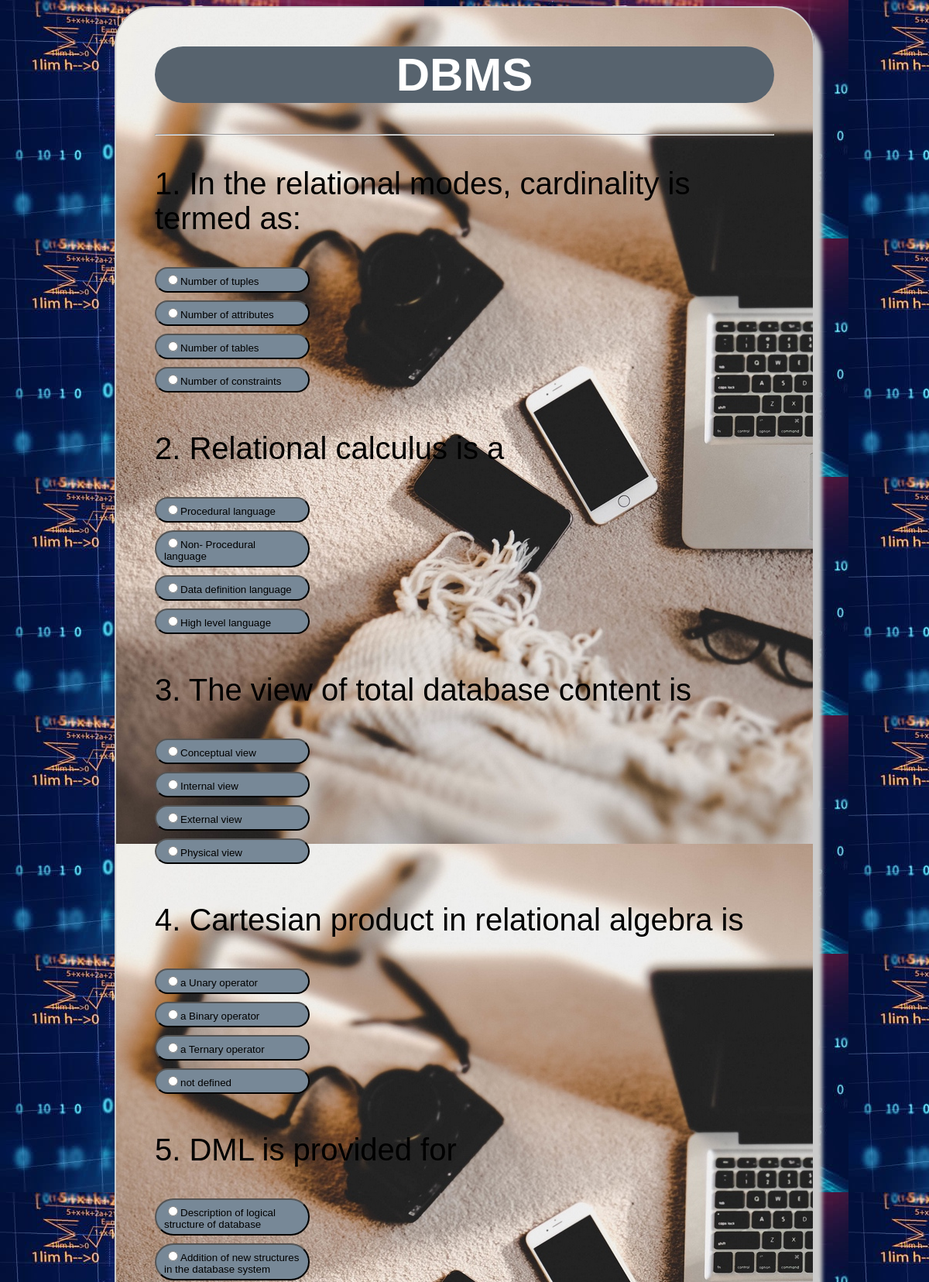
/dbmsQ.php (upper part), run on the app's committed database.
### tables this page shows
CREATE TABLE `dbmsq` (
  `qid` int(10) NOT NULL,
  `questions` varchar(250) NOT NULL,
  `ans_id` int(10) NOT NULL
);

CREATE TABLE `dbmsa` (
  `aid` int(10) NOT NULL,
  `answer` varchar(250) NOT NULL,
  `ans_id` int(10) NOT NULL
);

### dbmsQ.php (the view, shortened to what this page needs)
<!DOCTYPE html>
<html lang="en">
<head>
</head>
<body>
	<form method="post" action="resultdb.php">
	<div class="grid">
		<div id="quiz">
			<h1>DBMS</h1>
			<hr style="margin-top: 10px">
<?php
	$con=mysqli_connect("localhost","root","","project");
for($i=1; $i<=20; $i++){
$sql= "SELECT * FROM dbmsq where qid='$i'";
$result= mysqli_query($con,$sql);
			while ($row = mysqli_fetch_array($result))
			{
			?>
			<p id="question"><?php echo $row['qid'].". ".$row['questions'];?></p>
		<?php
			}
			?>
<?php
$sql= "SELECT * FROM dbmsa where ans_id='$i'";
$result= mysqli_query($con,$sql);
			while ($row = mysqli_fetch_array($result))
			{
			?>
			<div class="button">
				<button style="width: 200px; text-align: left; border-radius: 50px; margin: 0px 0px 10px 0px;
	padding: 5px 10px; background-color: #778897;"><input type="radio" required name="check[<?php echo $row['ans_id'];?>]" value= "<?php echo $row['aid'];?>" ><?php echo $row['answer']."<br>";?></div></button>
		<?php
	}
			}
?>
<br>
		</div>
	</div>
</form>
</body>
</html>

### dbmsQ.php (style rules this page uses)
body { background-image: url(2.jpg); }
.grid { width: 800px; height: 7200px; margin: 0 auto; background-image:url(3.jpg); padding: 10px 50px 50px 50px; border-radius: 50px; border: 2px solid #cbcbcb; box-shadow: 10px 15px 5px #cbcbcb; }
.grid h1 { font-family: sans-serif; background-color: #57636e; font-size: 60px; text-align: center; color: #fff; padding: 2px 0px; border-radius: 50px; }
.grid #question { font-family: sans-serif; font-size: 40px; color: black; }

### data on the page
dbmsq: qid "1", questions "In the relational modes, cardinality is termed as:"
dbmsa: answer "Number of tuples"
dbmsa: answer "Number of attributes"
dbmsa: answer "Number of tables"
dbmsa: answer "Number of constraints"
dbmsq: qid "2", questions "Relational calculus is a"
dbmsa: answer "Procedural language"
dbmsa: answer "Non- Procedural language"
dbmsa: answer "Data definition language"
dbmsa: answer "High level language"
dbmsq: qid "3", questions "The view of total database content is"
dbmsa: answer "Conceptual view"
dbmsa: answer "Internal view"
dbmsa: answer "External view"
dbmsa: answer "Physical view"
dbmsq: qid "4", questions "Cartesian product in relational algebra is"
dbmsa: answer "a Unary operator"
dbmsa: answer "a Binary operator"
dbmsa: answer "a Ternary operator"
dbmsa: answer "not defined"
dbmsq: qid "5", questions "DML is provided for"
dbmsa: answer "Description of logical structure of database"
dbmsa: answer "Addition of new structures in the database system"
